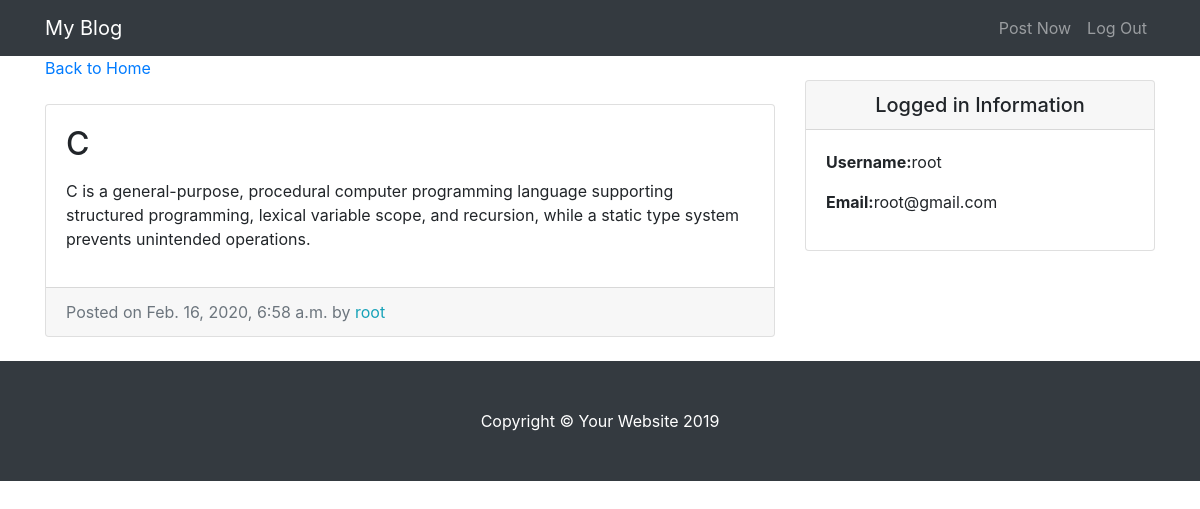
Page /entry/10/ (signed in) on the committed database.
### entries/models.py (models this page shows, shortened)
class Entry(models.Model):
    entry_title=models.CharField(max_length=50)
    entry_text=models.TextField()
    entry_date=models.DateTimeField(auto_now_add=True)
    entry_author=models.ForeignKey(settings.AUTH_USER_MODEL, blank=True, null=True,on_delete=models.CASCADE)
    class Meta:
        verbose_name_plural="entries"

### entries/views.py (the view)
# urls.py: path('entry/<int:pk>/', EntryView.as_view(), name='entry-detail'),
class EntryView(LoginRequiredMixin,DetailView):
    model=Entry
    template_name = 'entries/entry_detail.html'

### entries/templates/entries/entry_detail.html
{% extends 'entries/base.html' %}
{% block content %}
      <div class="col-md-8">
          <a href="{% url 'blog-home' %}">Back to Home</a>
        <div class="card mb-4 mt-4">
          <div class="card-body">
            <h2 class="card-title">{{object.entry_title}}</h2>
            <p class="card-text">{{object.entry_text|linebreaks}}</p>
          </div>
          <div class="card-footer text-muted">
            Posted on {{object.entry_date}} by
            <span class= "text-info mr-2">{{object.entry_author}}</span>
          </div>
        </div>
      </div>
{% endblock %}

### entries/templates/entries/base.html (shortened to what this page needs)
{% load static %}
<!DOCTYPE html>
<html lang="en">
<head>
  <link href="{% static 'entries/css/vendor/bootstrap/css/bootstrap.min.css' %}" rel="stylesheet">
  <link href="{% static 'entries/css/css/blog-home.css' %}" rel="stylesheet">
</head>
<body>
  <nav class="navbar navbar-expand-lg navbar-dark bg-dark fixed-top">
    <div class="container">
      <a class="navbar-brand" href="{% url 'blog-home' %}">My Blog</a>
      <div class="collapse navbar-collapse" id="navbarResponsive">
        <ul class="navbar-nav ml-auto">
          <li class="nav-item">
            <a class="nav-link" href="{% url 'create-entry' %}">Post Now</a>
          </li>
          <li class="nav-item">
            <a class="nav-link" href="{% url 'logout' %}">Log Out</a>
          </li>
        </ul>
      </div>
    </div>
  </nav>
  <div class="container">
    <div class="row">
      {% block content %} {% endblock %}
    <div class="col-md-4">
      <div class="card my-4">
          <h5 class="card-header text-center">Logged in Information</h5>
          <div class="card-body">
            <ul class="list-unstyled mb-0">
                <li>
                    <p> <strong>Username:</strong>{{user.username}} </p>
                </li>
                <li>
                    <p> <strong>Email:</strong>{{user.email}}</p>
                </li>
            </ul>
          </div>
        </div>
      </div>
    </div>
  </div>
  <footer class="py-5 bg-dark">
    <div class="container">
      <p class="m-0 text-center text-white">Copyright &copy; Your Website 2019</p>
    </div>
  </footer>
</body>
</html>

### entries/static/entries/css/css/blog-home.css (style rules this page uses)
body { padding-top: 56px; }

### rows in the picture
Entry: entry_title "C", entry_text "C is a general-purpose, procedural computer programming language supporting structured programming, lexical variable scope, and recursion, while a static type system prevents unintended operations.", entry_date "Feb. 16, 2020, 6:58 a.m.", entry_author "root"

### other values in the picture
{{ user.username }} "root"
{{ user.email }} "root@gmail.com"
